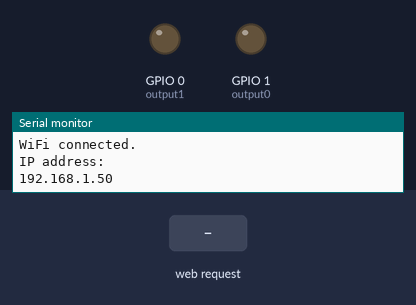
A sketch run on a simulated ESP8266 (NodeMCU). Shown: output pins drawn as LEDs (lit = HIGH), the last lines printed to the serial monitor. The test bench sets the inputs (shaded band). WiFi joins after 1.5 s; servers stay silent unless stated.

Above: at 3.2 s.
3.3 s: HTTP request GET /5/on received
At 3.8 s:
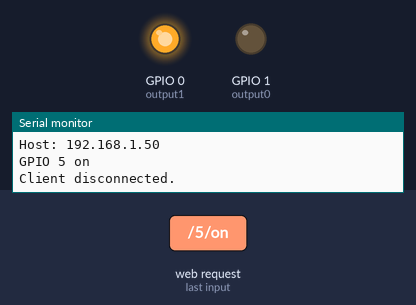
4.8 s: HTTP request GET /4/on received
At 6.0 s:
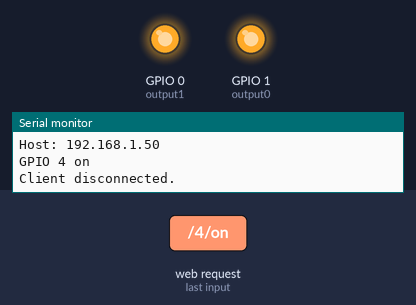
6.3 s: HTTP request GET /5/off received
At 7.3 s:
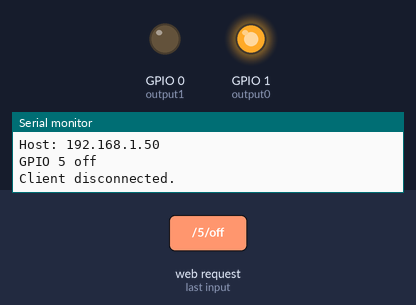
7.8 s: HTTP request GET /4/off received
At 8.5 s:
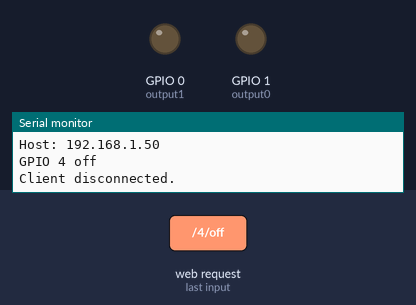
Timing chart, 0 to 10.3 s (numbered marks = the images above; inputs shaded):
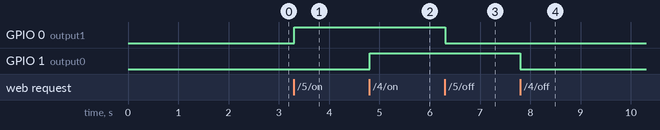

Measured:
- after the input at 3.3 s, GPIO 0 (output1): LOW → HIGH at once
- after the input at 4.8 s, GPIO 1 (output0): LOW → HIGH at once
- after the input at 6.3 s, GPIO 0 (output1): HIGH → LOW at once
- after the input at 7.8 s, GPIO 1 (output0): HIGH → LOW at once

The sketch:

esp8266_webserver1.ino
```cpp
// Load Wi-Fi library
#include <ESP8266WiFi.h>
#include <WiFiClient.h>
#include <ESP8266WebServer.h>
#include <ESP8266mDNS.h>

// Replace with your network credentials
const char* ssid     = "wifi_sem_sinal";
const char* password = "contabilidade";

// Set web server port number to 80
WiFiServer server(80);

// Variable to store the HTTP request
String header;

// Auxiliar variables to store the current output state
String output1State = "off";
String output0State = "off";

// Assign output variables to GPIO pins
const int output1 = 0;
const int output0 = 1;

void setup() {
  Serial.begin(115200);
  // Initialize the output variables as outputs
  Serial.println("Setting up");
  pinMode(output1, OUTPUT);
  pinMode(output0, OUTPUT);
  // Set outputs to LOW
  digitalWrite(output1, LOW);
  digitalWrite(output0, LOW);

  // Connect to Wi-Fi network with SSID and password
  Serial.print("Connecting to ");
  Serial.println(ssid);
  WiFi.begin(ssid, password);
  while (WiFi.status() != WL_CONNECTED) {
    delay(1000);
    Serial.print(".");
  }
  // Print local IP address and start web server
  Serial.println("");
  Serial.println("WiFi connected.");
  Serial.println("IP address: ");
  Serial.println(WiFi.localIP());
  server.begin();
}

void loop(){
  WiFiClient client = server.available();   // Listen for incoming clients

  if (client) {                             // If a new client connects,
    Serial.println("New Client.");          // print a message out in the serial port
    String currentLine = "";                // make a String to hold incoming data from the client
    while (client.connected()) {            // loop while the client's connected
      if (client.available()) {             // if there's bytes to read from the client,
        char c = client.read();             // read a byte, then
        Serial.write(c);                    // print it out the serial monitor
        header += c;
        if (c == '\n') {                    // if the byte is a newline character
          // if the current line is blank, you got two newline characters in a row.
          // that's the end of the client HTTP request, so send a response:
          if (currentLine.length() == 0) {
            // HTTP headers always start with a response code (e.g. HTTP/1.1 200 OK)
            // and a content-type so the client knows what's coming, then a blank line:
            client.println("HTTP/1.1 200 OK");
            client.println("Content-type:text/html");
            client.println("Connection: close");
            client.println();

            // turns the GPIOs on and off
            if (header.indexOf("GET /5/on") >= 0) {
              Serial.println("GPIO 5 on");
              output1State = "on";
              digitalWrite(output1, HIGH);
            } else if (header.indexOf("GET /5/off") >= 0) {
              Serial.println("GPIO 5 off");
              output1State = "off";
              digitalWrite(output1, LOW);
            } else if (header.indexOf("GET /4/on") >= 0) {
              Serial.println("GPIO 4 on");
              output0State = "on";
              digitalWrite(output0, HIGH);
            } else if (header.indexOf("GET /4/off") >= 0) {
              Serial.println("GPIO 4 off");
              output0State = "off";
              digitalWrite(output0, LOW);
            }

            // Display the HTML web page
            client.println("<!DOCTYPE html><html>");
            client.println("<head><meta name=\"viewport\" content=\"width=device-width, initial-scale=1\">");
            client.println("<link rel=\"icon\" href=\"data:,\">");
            // CSS to style the on/off buttons
            // Feel free to change the background-color and font-size attributes to fit your preferences
            client.println("<style>html { font-family: Helvetica; display: inline-block; margin: 0px auto; text-align: center;}");
            client.println(".button { background-color: #195B6A; border: none; color: white; padding: 16px 40px;");
            client.println("text-decoration: none; font-size: 30px; margin: 2px; cursor: pointer;}");
            client.println(".button2 {background-color: #77878A;}</style></head>");

            // Web Page Heading
            client.println("<body>");
            client.println("<h1>Controle de L&acirc;mpadas</h1>");

            // Display current state, and ON/OFF buttons for GPIO 5
            client.println("<p>L&acirc;mpada 1</p>");
            // If the output1State is off, it displays the ON button
            if (output1State=="off") {
              client.println("<p><a href=\"/5/on\"><button class=\"button\">Ligar</button></a></p>");
            } else {
              client.println("<p><a href=\"/5/off\"><button class=\"button button2\">Desligar</button></a></p>");
            }

            // Display current state, and ON/OFF buttons for GPIO 4
            client.println("<p>L&acirc;mpada 2</p>");
            // If the output0State is off, it displays the ON button
            if (output0State=="off") {
              client.println("<p><a href=\"/4/on\"><button class=\"button\">Ligar</button></a></p>");
            } else {
              client.println("<p><a href=\"/4/off\"><button class=\"button button2\">Desligar</button></a></p>");
            }

            client.println("</body></html>");

            // The HTTP response ends with another blank line
            client.println();
            // Break out of the while loop
            break;
          } else { // if you got a newline, then clear currentLine
            currentLine = "";
          }
        } else if (c != '\r') {  // if you got anything else but a carriage return character,
          currentLine += c;      // add it to the end of the currentLine
        }
      }
    }
    // Clear the header variable
    header = "";
    // Close the connection
    client.stop();
    Serial.println("Client disconnected.");
    Serial.println("");
  }
}
```
